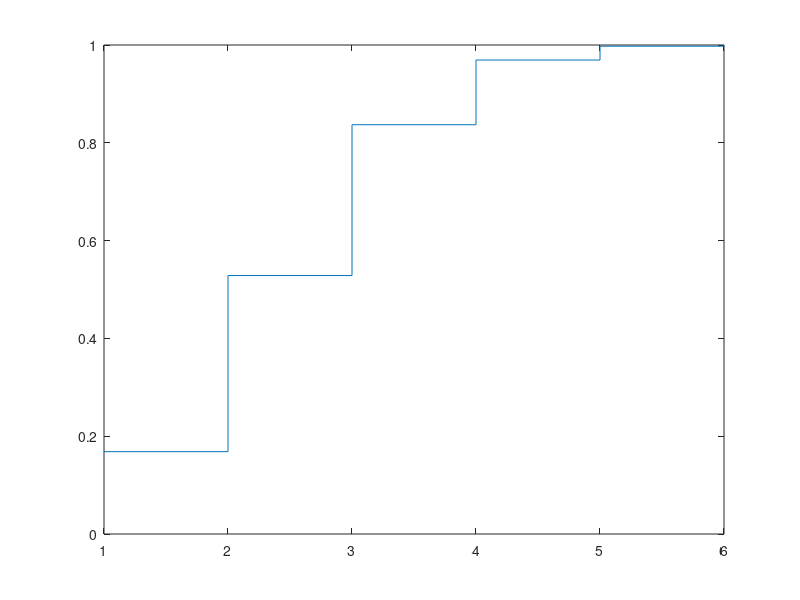

This figure's MATLAB source:
clear all;
N = 1e6; % repetições

%a)
% > i)
partes = rand(5,N) < 0.3;
num = sum(partes); % nº peças defeituosas
X = 0:5;
fx = zeros(1,6);

for i = X
    fx(i+1) = sum(num==i) / N;
end

fx
stem(X, fx)
grid on

% > ii)
Px = cumsum(fx);
stairs(Px)

% > iii)


